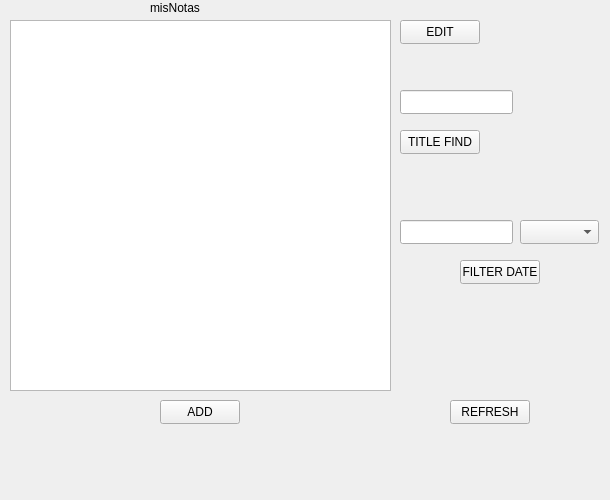
<?xml version="1.0" encoding="UTF-8"?>
<ui version="4.0">
 <class>MainWindow</class>
 <widget class="QMainWindow" name="MainWindow">
  <property name="geometry">
   <rect>
    <x>0</x>
    <y>0</y>
    <width>610</width>
    <height>500</height>
   </rect>
  </property>
  <property name="windowTitle">
   <string>MainWindow</string>
  </property>
  <widget class="QWidget" name="centralWidget">
   <widget class="QLabel" name="label">
    <property name="geometry">
     <rect>
      <x>150</x>
      <y>0</y>
      <width>59</width>
      <height>16</height>
     </rect>
    </property>
    <property name="text">
     <string>misNotas</string>
    </property>
   </widget>
   <widget class="QListWidget" name="listWidget">
    <property name="geometry">
     <rect>
      <x>10</x>
      <y>20</y>
      <width>381</width>
      <height>371</height>
     </rect>
    </property>
    <property name="font">
     <font>
      <weight>75</weight>
      <bold>true</bold>
     </font>
    </property>
    <property name="autoFillBackground">
     <bool>false</bool>
    </property>
   </widget>
   <widget class="QPushButton" name="pushButton">
    <property name="geometry">
     <rect>
      <x>160</x>
      <y>400</y>
      <width>80</width>
      <height>24</height>
     </rect>
    </property>
    <property name="text">
     <string>ADD</string>
    </property>
   </widget>
   <widget class="QPushButton" name="pushButton_2">
    <property name="geometry">
     <rect>
      <x>450</x>
      <y>400</y>
      <width>80</width>
      <height>24</height>
     </rect>
    </property>
    <property name="text">
     <string>REFRESH</string>
    </property>
   </widget>
   <widget class="QPushButton" name="pushButton_3">
    <property name="geometry">
     <rect>
      <x>400</x>
      <y>20</y>
      <width>80</width>
      <height>24</height>
     </rect>
    </property>
    <property name="text">
     <string>EDIT</string>
    </property>
   </widget>
   <widget class="QPushButton" name="pushButton_4">
    <property name="geometry">
     <rect>
      <x>400</x>
      <y>130</y>
      <width>80</width>
      <height>24</height>
     </rect>
    </property>
    <property name="text">
     <string>TITLE FIND</string>
    </property>
   </widget>
   <widget class="QPushButton" name="pushButton_5">
    <property name="geometry">
     <rect>
      <x>460</x>
      <y>260</y>
      <width>80</width>
      <height>24</height>
     </rect>
    </property>
    <property name="text">
     <string>FILTER DATE</string>
    </property>
   </widget>
   <widget class="QLineEdit" name="lineEdit">
    <property name="geometry">
     <rect>
      <x>400</x>
      <y>90</y>
      <width>113</width>
      <height>24</height>
     </rect>
    </property>
   </widget>
   <widget class="QLineEdit" name="lineEdit_2">
    <property name="geometry">
     <rect>
      <x>400</x>
      <y>220</y>
      <width>113</width>
      <height>24</height>
     </rect>
    </property>
   </widget>
   <widget class="QComboBox" name="comboBox">
    <property name="geometry">
     <rect>
      <x>520</x>
      <y>220</y>
      <width>79</width>
      <height>24</height>
     </rect>
    </property>
   </widget>
  </widget>
 </widget>
 <layoutdefault spacing="6" margin="11"/>
 <resources/>
 <connections/>
</ui>
